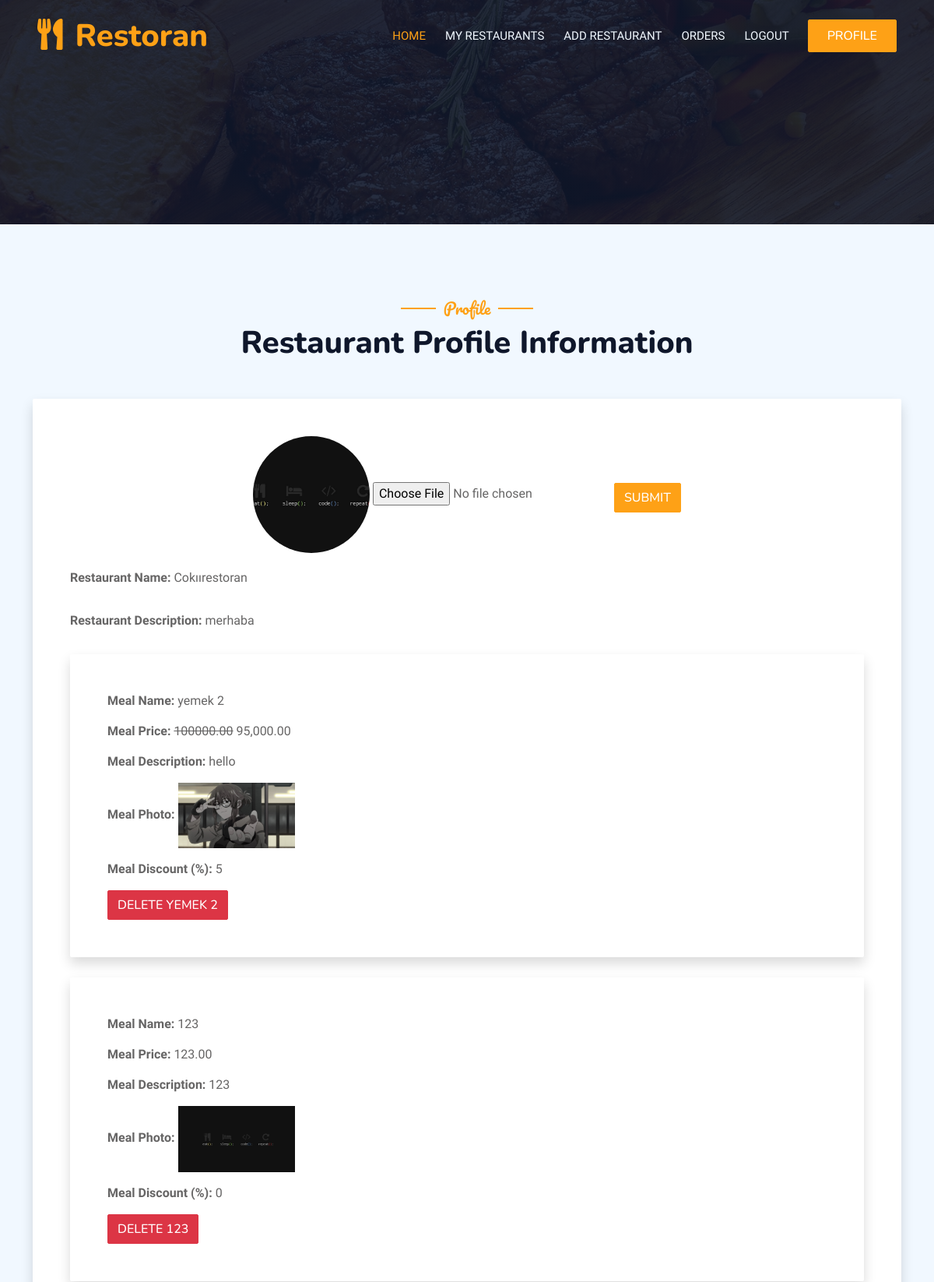
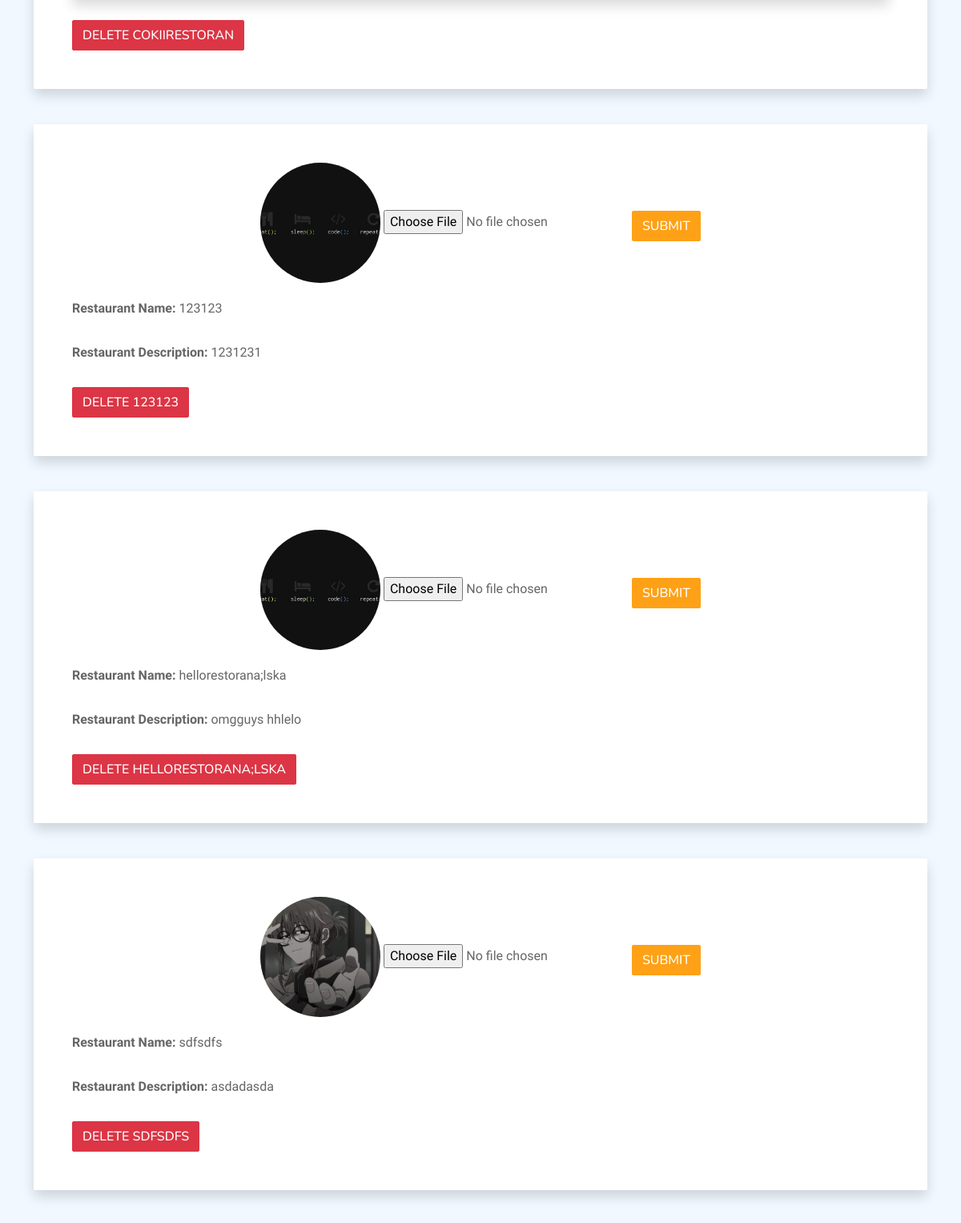
Page /php/myrestaurants.php (signed in, upper part) on the committed database (2 pictures, top to bottom).
### tables this page shows
CREATE TABLE `restoran` (
  `id` int NOT NULL AUTO_INCREMENT,
  `company_id` int NOT NULL,
  `res_des` varchar(255) NOT NULL,
  `logo_path` varchar(255) NOT NULL,
  `res_name` varchar(45) NOT NULL,
  PRIMARY KEY (`id`)
);

CREATE TABLE `meals` (
  `id` int NOT NULL AUTO_INCREMENT,
  `res_id` int NOT NULL,
  `company_id` int NOT NULL,
  `meal_des` varchar(255) NOT NULL,
  `meal_price` decimal(10,2) NOT NULL,
  `meal_name` varchar(45) NOT NULL,
  `meal_logo` varchar(255) DEFAULT './uploaded_files/Default_pfp.jpg',
  `meal_discount` decimal(11,0) NOT NULL DEFAULT '0',
  PRIMARY KEY (`id`)
);

### php/functions/functions.php (called while the page is built, shortened)
<?php
function getResData($user_id){
    include "db.php";
    $query = "SELECT * FROM restoran WHERE company_id = :company_id";
    $statement = $pdo->prepare($query);
    $statement->execute(['company_id' => $user_id]);
    $result = $statement->fetchAll(PDO::FETCH_ASSOC);
    return $result;
}
function getMealData($user_id){
    include "db.php";
    $query = "SELECT * FROM meals WHERE company_id = :company_id";
    $statement = $pdo->prepare($query);
    $statement->execute(['company_id' => $user_id]);
    $result = $statement->fetchAll(PDO::FETCH_ASSOC);
    return $result;
}
?>

### php/myrestaurants.php (the view, shortened to what this page needs)
<?php
include "functions/functions.php";
$user_id = $_SESSION['id'];
$resData = getResData($user_id);
$mealData = getMealData($user_id);
?>
<!DOCTYPE html>
<html lang="en">
<head>
    <link href="https://cdnjs.cloudflare.com/ajax/libs/font-awesome/5.10.0/css/all.min.css" rel="stylesheet">
    <link href="https://cdn.jsdelivr.net/npm/bootstrap-icons@1.4.1/font/bootstrap-icons.css" rel="stylesheet">
    <link href="lib/animate/animate.min.css" rel="stylesheet">
    <link href="lib/owlcarousel/assets/owl.carousel.min.css" rel="stylesheet">
    <link href="lib/tempusdominus/css/tempusdominus-bootstrap-4.min.css" rel="stylesheet" />
    <link href="css/bootstrap.min.css" rel="stylesheet">
    <link href="css/style.css" rel="stylesheet">
</head>
<body onload="handleRoleChange()">
        <div class="container-xxl position-relative p-0">
            <nav class="navbar navbar-expand-lg navbar-dark bg-dark px-4 px-lg-5 py-3 py-lg-0">
                <a href="index.php" class="navbar-brand p-0">
                    <h1 class="text-primary m-0"><i class="fa fa-utensils me-3"></i>Restoran</h1>
                </a>
                <div class="collapse navbar-collapse" id="navbarCollapse">
                    <div class="navbar-nav ms-auto py-0 pe-4">
                        <a href="index.php" class="nav-item nav-link active">Home</a>
                        <?php if(isset($_SESSION['rolee']) && $_SESSION['rolee'] == "company" ){
                            echo '<a href="myrestaurants.php" class="nav-item nav-link">My Restaurants</a>';
                        } elseif(isset($_SESSION['rolee']) && ($_SESSION['rolee'] == "user" || $_SESSION['rolee'] == "admin")  ){
                            echo '<a href="basket.php" class="nav-item nav-link">Basket</a>';
                        }else{
                            echo '';
                        }?>
                        <?php if(isset($_SESSION['rolee']) && $_SESSION['rolee'] == "company" ){
                     echo '<a href="restaurant.php" class="nav-item nav-link">Add Restaurant</a>';
                    } elseif(isset($_SESSION['rolee']) && ($_SESSION['rolee'] == "user" || $_SESSION['rolee'] == "admin") ){
                        echo '<a href="orderhistory.php" class="nav-item nav-link">Orders</a>';
                    }else{
                        echo '<a href="booking.html" class="nav-item nav-link">About</a>';
                    }?>
                        <?php if(isset($_SESSION['rolee']) && $_SESSION['rolee'] == "company" ){
                     echo '<a href="resorder.php" class="nav-item nav-link">Orders</a>';
                    } elseif(isset($_SESSION['rolee']) && ($_SESSION['rolee'] == "user" || $_SESSION['rolee'] == "admin") ){
                        echo '<a href="menu.php" class="nav-item nav-link">Menu</a>';
                    }else{
                        echo '';
                    }?>
                        <?php if(isset($_SESSION['username'])){
                     echo '<a href="logout.php" class="nav-item nav-link">LogOut</a>';
                    }?>
                    </div>
                    <?php if(isset($_SESSION['username']) && (isset($_SESSION['rolee']) && !($_SESSION['rolee'] == "admin"))){
                     echo '<a href="profile.php" class="btn btn-primary py-2 px-4">Profile</a>';
                    } elseif(isset($_SESSION['username']) && (isset($_SESSION['rolee']) && ($_SESSION['rolee'] == "admin"))) {
                        echo '<a href="adminpanel.php" class="btn btn-primary py-2 px-4">Admin Panel</a>';
                    }else {
                        echo '<a href="login.php" class="btn btn-primary py-2 px-4">Login</a>';
                    }
                    ?>
                </div>
            </nav>
            <div class="container-xxl py-5 bg-dark hero-header mb-5">
                <div class="container my-5 py-5">
                </div>
            </div>
        </div>
        <div class="container-xxl py-5">
            <div class="container">
                <div class="text-center wow fadeInUp" data-wow-delay="0.1s">
                    <h5 class="section-title ff-secondary text-center text-primary fw-normal">Profile</h5>
                    <h1 class="mb-5">Restaurant Profile Information</h1>
                </div>
                <div class="row g-4">
                    <?php foreach ($resData as $res): ?>
                    <div class="col-md-12 restaurant-card">
                        <div class="card border-0 shadow rounded-4">
                            <div class="card-body p-4 p-sm-5">
                                <form action="myrestaurantsQuery.php" method="post" enctype="multipart/form-data">
                                    <div class="row g-3">
                                        <div class="col-md-12 profile-image">
                                            <img id="profile-image" src="<?php echo $res['logo_path'] ?>" alt="Restaurant Logo">
                                            <input type="file" id="profile-image-upload" name="restaurant_logo" class="file-upload" onchange="handleFileChange(event)">
                                            <button type="submit" class="btn btn-primary mt-2" name="update_res_logo" value="<?php echo $res['id'] ?>">Submit</button>
                                        </div>
                                    </div>
                                </form>
                                <div class="row g-3">
                                    <div class="col-md-12">
                                        <div class="profile-info">
                                            <strong id="name-label">Restaurant Name:</strong>
                                            <span id="<?php echo $res['res_name'] ?>-display"><?php echo $res['res_name'] ?></span>
                                        </div>
                                    </div>
                                    <div class="col-md-12">
                                        <div class="profile-info">
                                            <strong id="name-label">Restaurant Description:</strong>
                                            <span id="<?php echo $res['res_des'] ?>-display"><?php echo $res['res_des'] ?></span>
                                        </div>
                                    </div>
                                    <?php foreach ($mealData as $meal): ?>
                                    <?php if ($meal['res_id'] == $res['id']): ?>
                                    <div class="col-md-12 meal-card">
                                        <div class="card border-0 shadow rounded-4">
                                            <div class="card-body p-4 p-sm-5">
                                                <form action="myrestaurantsQuery.php" method="post" enctype="multipart/form-data">
                                                    <div class="profile-info">
                                                        <strong id="name-label">Meal Name:</strong>
                                                        <span id="<?php echo $meal['meal_name'] ?>-display"><?php echo $meal['meal_name'] ?></span>
                                                    </div>
                                                </form>
                                                <form action="myrestaurantsQuery.php" method="post" enctype="multipart/form-data">
                                                    <div class="profile-info">
                                                        <strong id="name-label">Meal Price:</strong>
                                                        <span id="<?php echo $meal['meal_price'] ?>-display">
                                                            <?php if (isset($meal['meal_discount']) && $meal['meal_discount'] > 0): ?>
                                                                <del><?php echo $meal['meal_price'] ?></del>
                                                                <span class="discounted-price">
                                                                    <?php
                                                                        $discounted_price = $meal['meal_price'] - ($meal['meal_price'] * $meal['meal_discount'] / 100);
                                                                        echo number_format($discounted_price, 2);
                                                                    ?>
                                                                </span>
                                                            <?php else: ?>
                                                                <?php echo $meal['meal_price']; ?>
                                                            <?php endif; ?>
                                                        </span>
                                                    </div>
                                                    </form>
                                                <form action="myrestaurantsQuery.php" method="post" enctype="multipart/form-data">
                                                    <div class="profile-info">
                                                        <strong id="name-label">Meal Description:</strong>
                                                        <span id="<?php echo $meal['meal_des'] ?>-display"><?php echo $meal['meal_des'] ?></span>
                                                    </div>
                                                </form>
                                                <form action="myrestaurantsQuery.php" method="post" enctype="multipart/form-data">
                                                    <div class="profile-info">
                                                        <strong id="name-label">Meal Photo:</strong>
                                                        <img id="<?php echo $meal['meal_logo'] ?>-display" src="<?php echo $meal['meal_logo'] ?>" alt="Meal Photo" style="max-width: 150px;">
                                                    </div>
                                                </form>
                                                <form action="myrestaurantsQuery.php" method="post" enctype="multipart/form-data">
                                                    <div class="profile-info">
                                                        <strong id="name-label">Meal Discount (%):</strong>
                                                        <span id="<?php echo $meal['meal_discount'] ?>-display">
                                                            <?php echo $meal['meal_discount'] ?? 'No discount'; ?>
                                                        </span>
                                                    </div>
                                                </form>
                                                <form action="deleteMeal.php" method="POST">
                                                    <button type="submit" class="btn btn-danger">Delete <?php echo $meal['meal_name']?></button>
                                                </form>
                                            </div>
                                        </div>
                                    </div>
                                    <?php endif; ?>
                                    <?php endforeach; ?>
                                    <div class="col-md-12">
                                        <form action="deleteRestaurant.php" method="POST">
                                            <button type="submit" class="btn btn-danger">Delete <?php echo $res['res_name']?></button>
                                        </form>
                                    </div>
                                </div>
                            </div>
                        </div>
                    </div>
                    <?php endforeach; ?>
                </div>
            </div>
        </div>
</body>
</html>

### php/css/style.css (style rules this page uses)
:root { --primary: #FEA116; --light: #F1F8FF; --dark: #0F172B; }
.ff-secondary { font-family: 'Pacifico', cursive; }
.btn { font-family: 'Nunito', sans-serif; font-weight: 500; text-transform: uppercase; transition: .5s; }
.btn.btn-primary, .btn.btn-secondary { color: #FFFFFF; }
.navbar-dark .navbar-nav .nav-link { position: relative; margin-left: 25px; padding: 35px 0; font-size: 15px; color: var(--light) !important; text-transform: uppercase; font-weight: 500; outline: none; transition: .5s; }
.navbar-dark .navbar-nav .nav-link:hover, .navbar-dark .navbar-nav .nav-link.active { color: var(--primary) !important; }
@media (min-width: 992px) { .navbar-dark { position: absolute; width: 100%; top: 0; left: 0; z-index: 999; background: transparent !important; } }
.hero-header { background: linear-gradient(rgba(15, 23, 43, .9), rgba(15, 23, 43, .9)), url(../img/bg-hero.jpg); background-position: center center; background-repeat: no-repeat; background-size: cover; }
.section-title { position: relative; display: inline-block; }
.section-title::before { position: absolute; content: ""; width: 45px; height: 2px; top: 50%; left: -55px; margin-top: -1px; background: var(--primary); }
.section-title::after { position: absolute; content: ""; width: 45px; height: 2px; top: 50%; right: -55px; margin-top: -1px; background: var(--primary); }

### php/myrestaurants.php (style rules this page uses)
.profile-info { position: relative; margin-bottom: 15px; }
.profile-image { display: block; margin-bottom: 20px; text-align: center; }
.profile-image img { width: 150px; height: 150px; border-radius: 50%; object-fit: cover; }
.file-upload { margin-bottom: 20px; text-align: center; }
.restaurant-card { margin-bottom: 20px; }
.meal-card { margin-bottom: 10px; }

### rows in the picture
restoran: logo_path (picture), $res['id'] 1 (drawn), res_name "Cokıırestoran", res_des "merhaba", res_name "COKIIRESTORAN"
meals: meal_name "yemek 2", meal_price "100000.00", discounted_price "95,000.00", meal_des "hello", meal_logo (picture), meal_discount "5", meal_name "YEMEK 2"
meals: meal_name "123", meal_price "123.00", meal_des "123", meal_logo (picture), meal_discount "0"
restoran: logo_path (picture), $res['id'] 2 (drawn), res_name "123123", res_des "1231231"
restoran: logo_path (picture), $res['id'] 3 (drawn), res_name "hellorestorana;lska", res_des "omgguys hhlelo", res_name "HELLORESTORANA;LSKA"
restoran: logo_path (picture), $res['id'] 4 (drawn), res_name "sdfsdfs", res_des "asdadasda", res_name "SDFSDFS"
